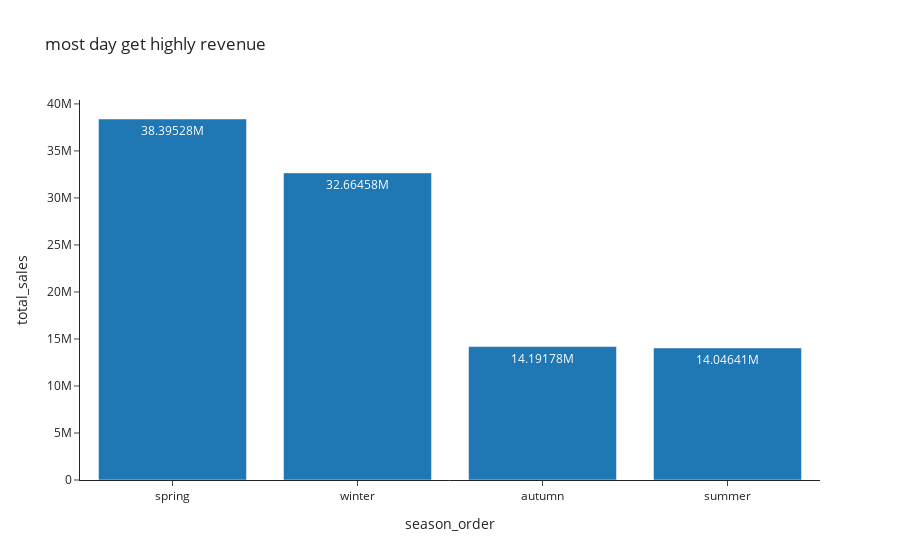

Write notebook code for a chart like this one.
### Code cell
px.bar(highest_revenue_season , x= "season_order", y= "total_sales", template= "simple_white", title = "most day get highly revenue", text_auto= True )

### Figure 1 — Plotly figure (JSON) as saved in the notebook; plotly's stock layout.template omitted (floating-point values rounded to 4 significant figures)
{"data": [{"alignmentgroup": "True", "hovertemplate": "season_order=%{x}<br>total_sales=%{y}<extra></extra>", "legendgroup": "", "marker": {"color": "#1F77B4", "pattern": {"shape": ""}}, "name": "", "offsetgroup": "", "orientation": "v", "showlegend": false, "textposition": "auto", "texttemplate": "%{y}", "type": "bar", "x": ["spring", "winter", "autumn", "summer"], "xaxis": "x", "y": [38395279, 32664580, 14191775, 14046409], "yaxis": "y"}], "layout": {"barmode": "relative", "legend": {"tracegroupgap": 0}, "title": {"text": "most day get highly revenue"}, "xaxis": {"anchor": "y", "domain": [0, 1], "title": {"text": "season_order"}}, "yaxis": {"anchor": "x", "domain": [0, 1], "title": {"text": "total_sales"}}}}
